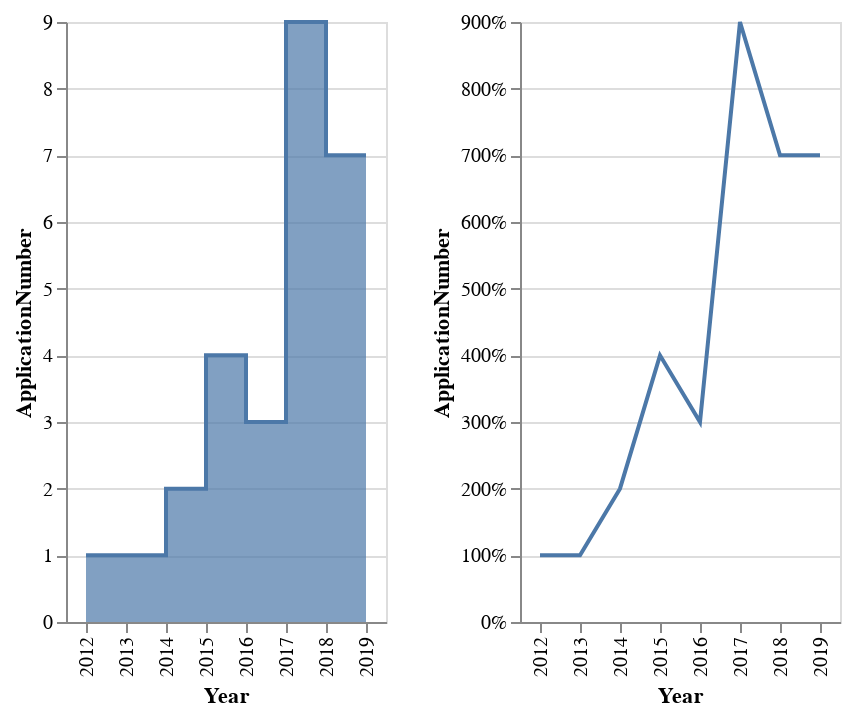

The notebook cell this image was saved under:
### Markdown cell above
## More Visualizations

### Code cell
data = toConcatenate[toConcatenate["Applicants"].str.contains('UNIVERSIDAD DEL BIO BIO', regex=True, na=False)]
data = data.groupby(["Year"]).agg({"ApplicationNumber": "nunique"}).reset_index()
data = data.sort_values('Year', ascending=True)

alt.Chart(data).mark_area(
    interpolate='step-after',
    line=True
).encode(
    x='Year',
    y='ApplicationNumber'
)| alt.Chart(data).mark_line().encode(
    alt.X('Year:O'),
    alt.Y('ApplicationNumber:Q', axis=alt.Axis(format='%'))
)

### Figure 1 — Vega-Lite specification as saved in the notebook (floating-point values rounded to 4 significant figures)
{"config": {"view": {"continuousWidth": 400, "continuousHeight": 300}}, "hconcat": [{"mark": {"type": "area", "interpolate": "step-after", "line": true}, "encoding": {"x": {"type": "nominal", "field": "Year"}, "y": {"type": "quantitative", "field": "ApplicationNumber"}}}, {"mark": "line", "encoding": {"x": {"type": "ordinal", "field": "Year"}, "y": {"type": "quantitative", "axis": {"format": "%"}, "field": "ApplicationNumber"}}}], "data": {"name": "data-432024433423167aa8ca6c6ebb80b3eb"}, "$schema": "https://vega.github.io/schema/vega-lite/v4.8.1.json", "datasets": {"data-432024433423167aa8ca6c6ebb80b3eb": [{"Year": "2012", "ApplicationNumber": 1}, {"Year": "2013", "ApplicationNumber": 1}, {"Year": "2014", "ApplicationNumber": 2}, {"Year": "2015", "ApplicationNumber": 4}, {"Year": "2016", "ApplicationNumber": 3}, {"Year": "2017", "ApplicationNumber": 9}, {"Year": "2018", "ApplicationNumber": 7}, {"Year": "2019", "ApplicationNumber": 7}]}}
